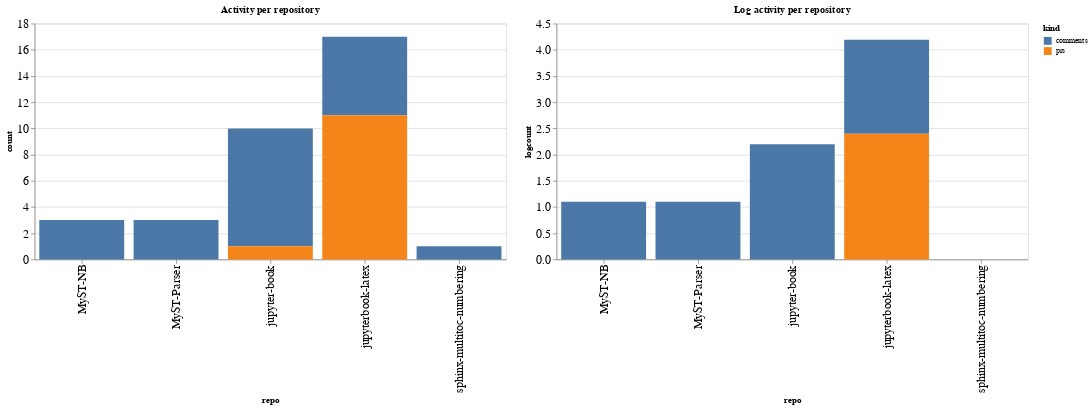

The notebook cell saved with this chart:
### Code cell
ch1 = alt.Chart(repo_summaries, width=600, title="Activity per repository").mark_bar().encode(
    x='repo',
    y='count',
    color='kind',
    tooltip="kind"
)

ch2 = alt.Chart(repo_summaries, width=600, title="Log activity per repository").mark_bar().encode(
    x='repo',
    y='logcount',
    color='kind',
    tooltip="kind"
)

ch1 | ch2

### Figure 1 — Vega-Lite specification as saved in the notebook (floating-point values rounded to 4 significant figures)
{"config": {"axisLeft": {"labelFontSize": 15}, "axisBottom": {"labelFontSize": 15}}, "hconcat": [{"mark": "bar", "encoding": {"color": {"type": "nominal", "field": "kind"}, "tooltip": {"type": "nominal", "field": "kind"}, "x": {"type": "nominal", "field": "repo"}, "y": {"type": "quantitative", "field": "count"}}, "title": "Activity per repository", "width": 600}, {"mark": "bar", "encoding": {"color": {"type": "nominal", "field": "kind"}, "tooltip": {"type": "nominal", "field": "kind"}, "x": {"type": "nominal", "field": "repo"}, "y": {"type": "quantitative", "field": "logcount"}}, "title": "Log activity per repository", "width": 600}], "data": {"name": "data-778ff7132534a5ccdd8889aae11a0bd3"}, "$schema": "https://vega.github.io/schema/vega-lite/v4.8.1.json", "datasets": {"data-778ff7132534a5ccdd8889aae11a0bd3": [{"repo": "MyST-NB", "kind": "comments", "count": 3, "logcount": 1.099}, {"repo": "MyST-Parser", "kind": "comments", "count": 3, "logcount": 1.099}, {"repo": "jupyter-book", "kind": "comments", "count": 9, "logcount": 2.197}, {"repo": "jupyter-book", "kind": "prs", "count": 1, "logcount": 0.0}, {"repo": "jupyterbook-latex", "kind": "comments", "count": 6, "logcount": 1.792}, {"repo": "jupyterbook-latex", "kind": "prs", "count": 11, "logcount": 2.398}, {"repo": "sphinx-multitoc-numbering", "kind": "comments", "count": 1, "logcount": 0.0}]}}
